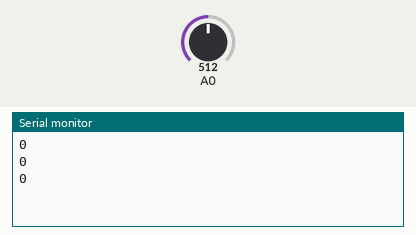
Recording of a sketch running on a simulated Arduino Uno, built with avr-gcc and run on an emulated ATmega328P. Shown: the last lines printed to the serial monitor. The inputs (shaded band) are chosen by the test bench; at power-on: A0 = 512.

Above: at 1.3 s.
1.4 s: A0 set to 716
At 1.9 s:
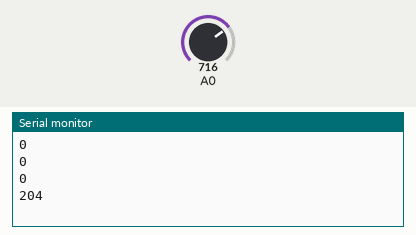
2.9 s: A0 set to 900
At 3.4 s:
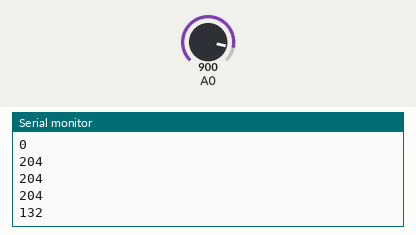
Timing chart, 0 to 5.9 s (numbered marks = the images above; inputs shaded):
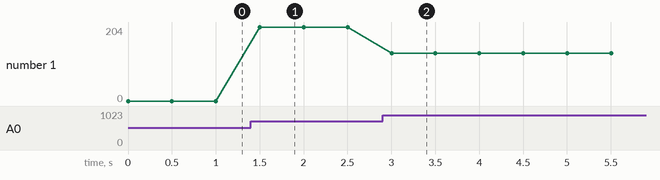

Measured:
- after the input at 1.4 s, the serial monitor: prints a new line after 0.10 s (image 1)
- after the input at 2.9 s, the serial monitor: prints a new line after 0.10 s (image 2)
- plotted number 1: 0 → 204 after the input at 1.4 s, 204 → 132 after the input at 2.9 s

The sketch:

14-1.ino
```cpp
void setup() {
Serial.begin(9600);
}

void loop() {
byte VR; // 0~255

VR=analogRead(A0); //0~ 1023
Serial.println(VR);

delay(500);
}
```
